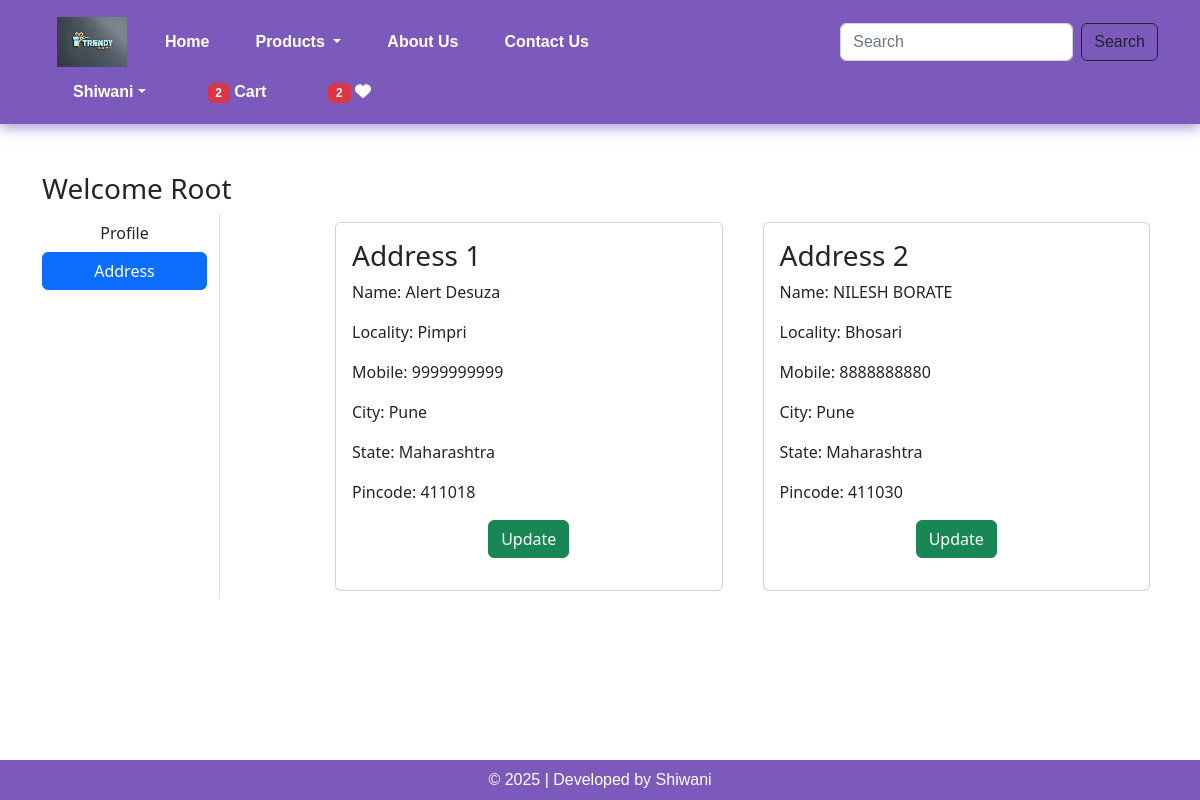
The page /address/ (signed in) on the database its author committed.
### app/models.py (models this page shows, shortened)
class Customer(models.Model):
    user = models.ForeignKey(User,on_delete=models.CASCADE)
    name = models.CharField(max_length=200)
    locality = models.CharField(max_length=200)
    city = models.CharField(max_length=50)
    mobile = models.IntegerField(default=0)
    zipcode = models.IntegerField()
    state = models.CharField(choices=STATE_CHOICES,max_length=100)

### app/views.py (the view)
# urls.py: path('address/', views.address, name='address'),
@login_required
def address(request):
    add = Customer.objects.filter(user=request.user)
    totalitem = 0
    wishitem=0
    if request.user.is_authenticated:
        totalitem = len(Cart.objects.filter(user=request.user))
        wishitem = len(Wishlist.objects.filter(user=request.user))
    return render(request, 'app/address.html',locals())

### app/templates/app/address.html (shortened to what this page needs)
{% extends 'app/base.html' %}
{% load static %}
{% block main-content %}
<div class="container my-5">
    <div class="row">
     <h3>Welcome <span class="text-capitalize">{{request.user}}</span></h3>
        <div class="col-sm-2 border-end">
            <ul class="list-unstyled">
            <li class="d-grid"><a href="{% url 'profile' %}" class="btn ">Profile</a></li>
            <li class="d-grid"><a href="{% url 'address' %}" class="btn btn-primary">Address</a></li>
            </ul>
        </div>
        <div class="col-sm-9 offset-sm-1">
            <div class="row">
                {% for ad in add %}
                <div class="col-sm-6">
                    <div class="card m-2">
                     <div class="card-body">
                      <h3>Address {{forloop.counter}}</h3>
                      <p>Name: {{ad.name}}</p>
                      <p>Locality: {{ad.locality}}</p>
                      <p>Mobile: {{ad.mobile}}</p>
                      <p>City: {{ad.city}}</p>
                      <p>State: {{ad.state}}</p>
                      <p>Pincode: {{ad.zipcode}}</p>
                      <p class="text-center"><a href="{% url 'updateAddress' pk=ad.id %}" type="button" class="btn btn-success">Update</a></p>
                     </div>
                    </div>
                </div>
                {% endfor %}
            </div>
        </div>
    </div>
</div>
{% endblock main-content %}

### app/templates/app/base.html (shortened to what this page needs)
<!DOCTYPE html>
{% load static %}
<html lang="en">
<head>
    <link href="https://cdn.jsdelivr.net/npm/bootstrap@5.2.2/dist/css/bootstrap.min.css" rel="stylesheet">
    <link rel="stylesheet" href="{% static 'app/css/owl.carousel.min.css' %}" />
    <link rel="stylesheet" href="{% static 'app/css/all.min.css' %}" />
    <link rel="stylesheet" href="{% static 'app/css/style.css' %}" />
</head>
<body>
    <nav class="navbar navbar-expand-lg navbar-dark bg-success">
        <div class="container-fluid">
          <a class="navbar-brand" href="#">
            <img src="{% static "app/images/images.jpg" %}" width="70" height="50" />
          </a>
          <div class="collapse navbar-collapse" id="navbarSupportedContent">
            <ul class="navbar-nav me-auto mb-2 mb-lg-0">
              {% if request.user.is_authenticated %}
              <li class="nav-item">
                <a class="nav-link active" aria-current="page" href="/">Home</a>
              </li>
              <li class="nav-item dropdown">
                <a class="nav-link dropdown-toggle" href="#" role="button" data-bs-toggle="dropdown" aria-expanded="false">
                  Products
                </a>
              </li>
              <li class="nav-item">
                <a class="nav-link text-white" href="{% url 'about' %}">About Us</a>
              </li>
              <li class="nav-item">
                <a class="nav-link text-white" href="{% url 'contact' %}">Contact Us</a>
              </li>
            </ul>
            <form class="d-flex" role="search" action="/search">
              <input class="form-control me-2" type="search" placeholder="Search" name="search"  aria-label="Search">
              <button class="btn btn-outline-dark" type="submit">Search</button>
            </form>
          </div>
          <ul class="navbar-nav me-auto mb-2 mb-lg-0">
            <li class="nav-item dropdown mx-2">
               <a class="nav-link dropdown-toggle text-white" href="#" id="profileDropdown" role="button" data-bs-toggle="dropdown" aria-expanded="false">{{ request.user.first_name|default:"Shiwani" }}</a>
            </li>
            <li class="nav-item mx-2">
                <a href="{% url 'showcart' %}" class="nav-link text-white"><span class="badge bg-danger">{% if totalitem > 0 %} {{totalitem}} {% endif %}</span> Cart</a>
            </li>
            <li class="nav-item mx-2">
                <a href="{% url 'showwishlist' %}" class="nav-link text-white"><span class="badge bg-danger">{% if wishitem > 0 %} {{wishitem}} {% endif %}</span>  <i class="fa fa-heart"></i></a>
            </li>
            {% endif %}
          </ul>
        </div>
      </nav>
      {% block main-content %}{% endblock main-content %}
      <footer class="container-fluid fixed-bottom bg-success text-center p-2 mt-5">
  © 2025 | Developed by Shiwani
</footer>
</body>
</html>

### app/static/app/css/style.css (style rules this page uses)
.navbar { background-color: #7b5abb !important; padding: 12px 30px; display: flex; align-items: center; justify-content: space-between; box-shadow: 0 4px 12px rgba(94, 53, 177, 0.5); font-family: 'Poppins', sans-serif; flex-wrap: wrap; }
.navbar a { color: #fff; margin: 0 15px; font-weight: 600; text-decoration: none; transition: color 0.3s ease-in-out; }
footer.container-fluid { background-color: #7b5abb !important; color: #fff; font-weight: 500; font-family: 'Poppins', sans-serif; }

### rows shown on the page
Customer: name "Alert Desuza", locality "Pimpri", mobile "9999999999", city "Pune", state "Maharashtra", zipcode "411018"
Customer: name "NILESH BORATE", locality "Bhosari", mobile "8888888880", city "Pune", state "Maharashtra", zipcode "411030"

### other values the page prints
{{ request.user.first_name|default:"Shiwani" }} "Shiwani"
{{ totalitem }} "2"
{{ wishitem }} "2"
{{ request.user }} "Root"
